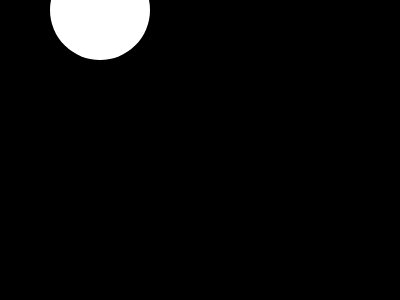
Frame 1 (no input)
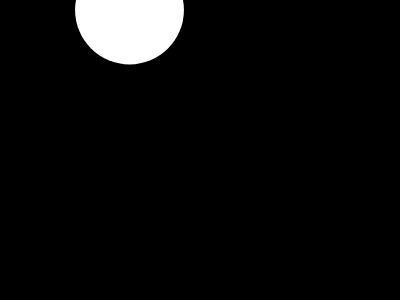
Frame 60 (no input)
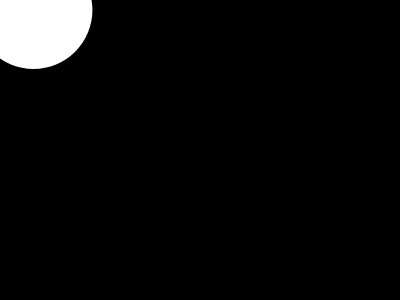
Frame 120 (the mouse pressed at the canvas centre since frame 60)

The p5.js sketch that drew these frames (run headless with seeded random() and noise() and a simulated clock; from frame 60 on, the mouse is pressed at the canvas centre):

// p5.js sketch
// ── sketch.js

let circleX = 100;
let rad = 100; 
function setup() {
  // happens once
  createCanvas(400, 300);
}

function mousePressed() {
  circleX = 4;
}

function draw() {
  // this function LOOPS
  // background layer goes behind the others
  background(0);
  noStroke();
  fill(255);
  circle(circleX, 10, rad);
  circleX += 0.5;
  rad += 0.15;
}
